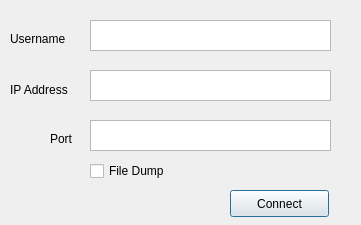
<?xml version="1.0" encoding="UTF-8"?>
<ui version="4.0">
 <class>ConnectDialog</class>
 <widget class="QDialog" name="ConnectDialog">
  <property name="geometry">
   <rect>
    <x>0</x>
    <y>0</y>
    <width>361</width>
    <height>225</height>
   </rect>
  </property>
  <property name="windowTitle">
   <string>Dialog</string>
  </property>
  <widget class="QTextEdit" name="ipAddress">
   <property name="geometry">
    <rect>
     <x>90</x>
     <y>70</y>
     <width>241</width>
     <height>31</height>
    </rect>
   </property>
  </widget>
  <widget class="QTextEdit" name="port">
   <property name="geometry">
    <rect>
     <x>90</x>
     <y>120</y>
     <width>241</width>
     <height>31</height>
    </rect>
   </property>
  </widget>
  <widget class="QLabel" name="label">
   <property name="geometry">
    <rect>
     <x>10</x>
     <y>80</y>
     <width>81</width>
     <height>20</height>
    </rect>
   </property>
   <property name="text">
    <string>IP Address</string>
   </property>
  </widget>
  <widget class="QLabel" name="label_2">
   <property name="geometry">
    <rect>
     <x>50</x>
     <y>130</y>
     <width>67</width>
     <height>17</height>
    </rect>
   </property>
   <property name="text">
    <string>Port</string>
   </property>
  </widget>
  <widget class="QPushButton" name="pushButton">
   <property name="geometry">
    <rect>
     <x>230</x>
     <y>190</y>
     <width>99</width>
     <height>27</height>
    </rect>
   </property>
   <property name="text">
    <string>Connect</string>
   </property>
  </widget>
  <widget class="QLabel" name="label_3">
   <property name="geometry">
    <rect>
     <x>10</x>
     <y>30</y>
     <width>71</width>
     <height>17</height>
    </rect>
   </property>
   <property name="text">
    <string>Username</string>
   </property>
  </widget>
  <widget class="QTextEdit" name="usernames">
   <property name="geometry">
    <rect>
     <x>90</x>
     <y>20</y>
     <width>241</width>
     <height>31</height>
    </rect>
   </property>
  </widget>
  <widget class="QCheckBox" name="fileCheck">
   <property name="geometry">
    <rect>
     <x>90</x>
     <y>160</y>
     <width>97</width>
     <height>22</height>
    </rect>
   </property>
   <property name="text">
    <string>File Dump</string>
   </property>
  </widget>
 </widget>
 <resources/>
 <connections/>
</ui>
